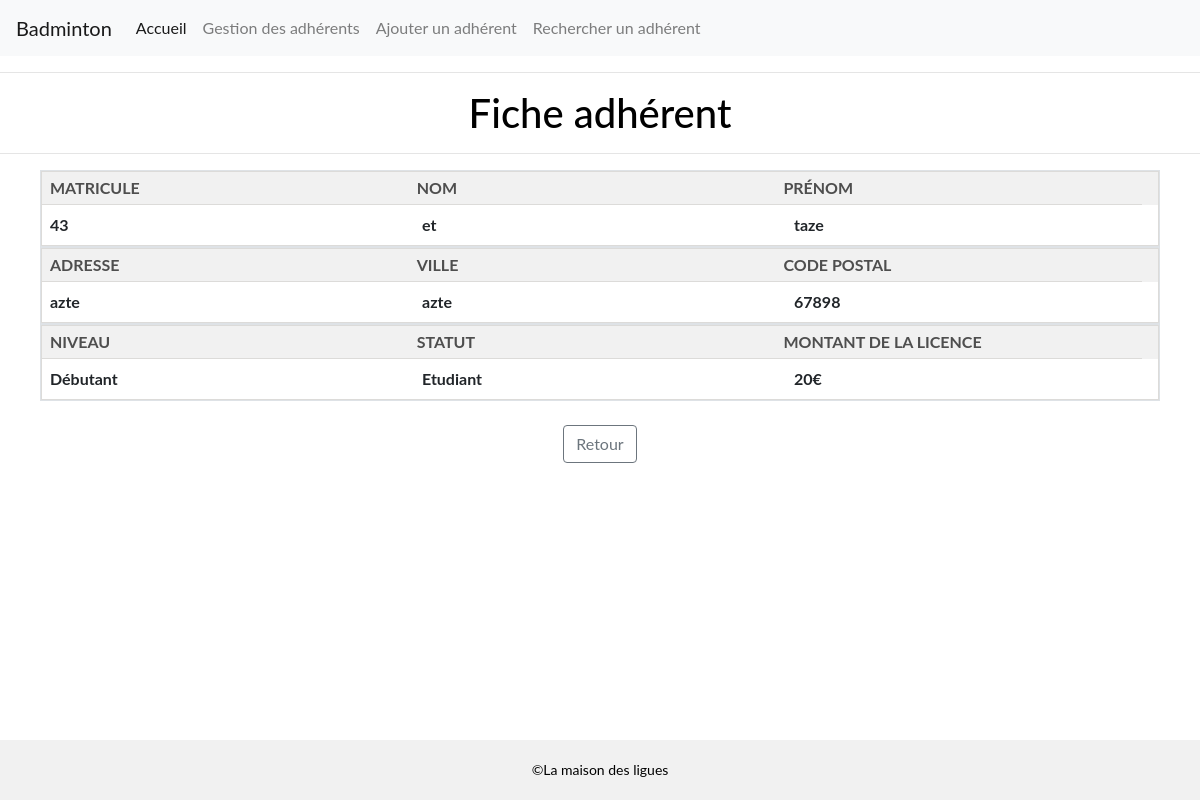
Screenshot of /badmintonoff/vues/v_consultAdh.php?matriculeAdh=43 with the database file from the repository.
### tables this page shows
CREATE TABLE `adherent` (
  `matriculeAdh` int(11) NOT NULL COMMENT 'Matricule Adherent',
  `nomAdh` varchar(30) NOT NULL COMMENT 'Nom Adherent',
  `prenomAdh` varchar(30) NOT NULL COMMENT 'Prénom Adherent',
  `adresseAdh` varchar(50) NOT NULL COMMENT 'Adresse Adhérent',
  `villeAdh` varchar(30) NOT NULL COMMENT 'Ville adhérent',
  `cpAdh` int(5) NOT NULL COMMENT 'Code postal',
  `niveauAdh` varchar(30) NOT NULL COMMENT 'Niveau de jeu de l''adhérent',
  `typeAdh` int(11) NOT NULL COMMENT 'Type (Etudiant, salarié, retraité)\r\nLié à la table Type'
);

CREATE TABLE `type` (
  `numType` int(11) NOT NULL COMMENT '1) Etudiant\r\n\r\n2) Salarié\r\n3) Retraité',
  `libelleType` varchar(30) NOT NULL COMMENT 'Nom du type',
  `montantLicence` int(11) NOT NULL COMMENT 'Montant en fonction du type'
);

### badmintonoff/controleur/c_fonctions.php (called while the page is built, shortened)
<?php
class Fonctions
{
    public function detailsAdh($connexion, $matriculeAdh)
    {
        $query = "select *  from adherent inner join type t on adherent.typeAdh = t.numType WHERE matriculeAdh = '$matriculeAdh'";
        $result = $connexion->query($query);
        return $result;
    }
}
?>

### badmintonoff/vues/v_consultAdh.php (the view, shortened to what this page needs)
<?php
include '../controleur/c_config.php';
include '../controleur/c_fonctions.php';
if (isset($_GET['matriculeAdh'])) {
    $matriculeAdh = $_GET['matriculeAdh'];
    $fonctions = new Fonctions();
    $details = $fonctions->detailsAdh($connexion, $matriculeAdh);
    if ($fiche = $details->fetch_object()) {
        $nomAdh = $fiche->nomAdh;
        $prenomAdh = $fiche->prenomAdh;
        $adresseAdh = $fiche->adresseAdh;
        $villeAdh = $fiche->villeAdh;
        $cpAdh = $fiche->cpAdh;
        $niveauAdh = $fiche->niveauAdh;
        $libelleType = $fiche->libelleType;
        $montantLicence = $fiche->montantLicence;
    }
}
?>
<hr>
<h1>Fiche adhérent</h1>
<hr>
<div class="container">
    <div class="form-row border">
        <table>
            <thead>
            <tr>
                <th>Matricule</th>
                <th>Nom</th>
                <th>Prénom</th>
            </tr>
            </thead>
            <tbody>
            <tr>
                <th><?php echo $matriculeAdh ?></th>
                <th><?php echo $nomAdh ?></th>
                <th><?php echo $prenomAdh ?></th>
            </tr>
            </tbody>
        </table>
    </div>
    <div class="form-row border">
        <table>
            <thead>
            <tr>
                <th>Adresse</th>
                <th>Ville</th>
                <th>Code postal</th>
            </tr>
            </thead>
            <tbody>
            <tr>
                <th><?php echo $villeAdh ?></th>
                <th><?php echo $adresseAdh ?></th>
                <th><?php echo $cpAdh ?></th>
            </tr>
            </tbody>
        </table>
    </div>
    <div class="form-row border">
        <table>
            <thead>
            <tr>
                <th>Niveau</th>
                <th>Statut</th>
                <th>Montant de la licence</th>
            </tr>
            </thead>
            <tbody>
            <tr>
                <th><?php echo $niveauAdh ?></th>
                <th><?php echo $libelleType ?></th>
                <th><?php echo $montantLicence . '€' ?></th>
            </tr>
            </tbody>
        </table>
    </div>
    <div class="container text-center">
        <br>
        <a class="btn btn-outline-secondary" href="v_gestionAdh.php">Retour</a>
    </div>
</div>

### badmintonoff/css/styles.css (style rules this page uses)
* { margin: 0; padding: 0; box-sizing: border-box; font-family: 'Lato', 'Arial', sans-serif; }
h1, p { color: black; text-align: center; line-height: 1.4; }
h1 { font-size: 2.2rem; }
table { background: #f1f1f1; border: solid 1px #dcdbd9; border-spacing: 0; }
table tr { width: 100%; display: table; table-layout: fixed; }
table tr th, table tr td { display: table-cell; padding: 0.5rem; text-align: left; }
table thead { display: table; width: calc(100% - 1rem); }
table thead th { border-bottom: solid 1px #dcdbd9; color: #4e4e4e; font-weight: bold; line-height: 1rem; text-transform: uppercase; }
table tbody { display: block; max-height: 30rem; overflow: auto; }
table tbody tr { background-color: white; }
footer { position: absolute; font-size: 12px; bottom: 0; width: 100%; height: 60px; line-height: 60px; font-size: 14px; background-color: #f1f1f1; color: #000000; text-align: center; }

### rows the page displays
adherent: nomAdh "et", prenomAdh "taze", villeAdh "azte", adresseAdh "azte", cpAdh "67898", niveauAdh "Débutant", typeAdh.libelleType "Etudiant", typeAdh.montantLicence "20"

### other values shown
$matriculeAdh "43"
